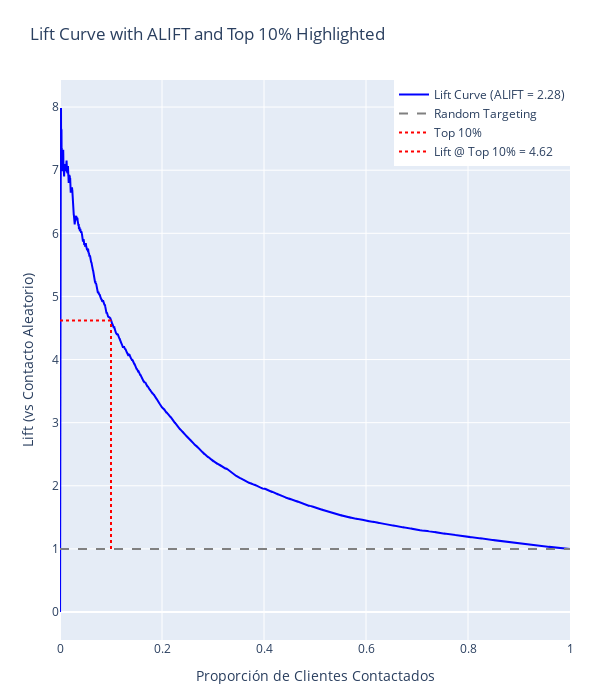

The cell this chart's notebook holds for it:
### Code cell
import plotly.graph_objects as go

def plot_lift_curve_plotly(y_true, y_scores):
    # Crear DataFrame ordenado por score descendente
    data = pd.DataFrame({'y_true': y_true, 'y_score': y_scores})
    data.sort_values(by='y_score', ascending=False, inplace=True)
    data['n'] = np.arange(1, len(data) + 1)
    data['cumulative_positives'] = data['y_true'].cumsum()
    mean_positive_rate = data['y_true'].mean()
    data['lift'] = data['cumulative_positives'] / (data['n'] * mean_positive_rate)
    data['percent_targeted'] = data['n'] / len(data)

    # Calcular ALIFT
    alift = np.trapezoid(data['lift'], data['percent_targeted'])

    # Lift en el top 10%
    top_10_index = int(len(data) * 0.10)
    lift_top_10 = data['lift'].iloc[top_10_index]
    
    # Crear figura
    fig = go.Figure()

    # Curva Lift
    fig.add_trace(go.Scatter(
        x=data['percent_targeted'],
        y=data['lift'],
        mode='lines',
        name=f'Lift Curve (ALIFT = {alift:.2f})',
        line=dict(color='blue')
    ))

    # Línea horizontal = random targeting
    fig.add_trace(go.Scatter(
        x=[0, 1],
        y=[1, 1],
        mode='lines',
        name='Random Targeting',
        line=dict(dash='dash', color='gray')
    ))

    # Línea vertical al 10%
    fig.add_trace(go.Scatter(
        x=[0.10, 0.10],
        y=[1, lift_top_10],
        mode='lines',
        name='Top 10%',
        line=dict(dash='dot', color='red')
    ))

    # Línea horizontal desde (0, lift en top 10)
    fig.add_trace(go.Scatter(
        x=[0, 0.10],
        y=[lift_top_10, lift_top_10],
        mode='lines',
        name=f'Lift @ Top 10% = {lift_top_10:.2f}',
        line=dict(dash='dot', color='red')
    ))

    # Layout
    fig.update_layout(
        title="Lift Curve with ALIFT and Top 10% Highlighted",
        xaxis_title="Proportion of Sample Targeted",
        yaxis_title="Lift (vs Random)",
        width=500,
        height=700
    )

    # Layout modificado para presentación vertical
    fig.update_layout(
        title="Lift Curve with ALIFT and Top 10% Highlighted",
        xaxis_title="Proporción de Clientes Contactados",
        yaxis_title="Lift (vs Contacto Aleatorio)",
        width=600,   # más angosto
        height=700,  # más alto
        margin=dict(l=60, r=30, t=80, b=60),
        legend=dict(
            x=1,         # Posición horizontal (1 = derecha)
            y=1,         # Posición vertical (1 = arriba)
            xanchor='right',
            yanchor='top'
        )
    )

    fig.show()
    return alift, lift_top_10

# Uso:
alift_value, lift_top_10_value = plot_lift_curve_plotly(y_test, y_proba)

### Figure 1 — Plotly figure (JSON) as saved in the notebook; plotly's stock layout.template omitted (floating-point values rounded to 4 significant figures; data arrays with more than 128 entries replaced by an {"elided": "..."} marker saying what was removed)
{"data": [{"line": {"color": "blue"}, "mode": "lines", "name": "Lift Curve (ALIFT = 2.28)", "type": "scatter", "x": {"elided": "10026 float values"}, "y": {"elided": "10026 float values"}}, {"line": {"color": "gray", "dash": "dash"}, "mode": "lines", "name": "Random Targeting", "type": "scatter", "x": [0, 1], "y": [1, 1]}, {"line": {"color": "red", "dash": "dot"}, "mode": "lines", "name": "Top 10%", "type": "scatter", "x": [0.1, 0.1], "y": [1, 4.618]}, {"line": {"color": "red", "dash": "dot"}, "mode": "lines", "name": "Lift @ Top 10% = 4.62", "type": "scatter", "x": [0, 0.1], "y": [4.618, 4.618]}], "layout": {"height": 700, "legend": {"x": 1, "xanchor": "right", "y": 1, "yanchor": "top"}, "margin": {"b": 60, "l": 60, "r": 30, "t": 80}, "title": {"text": "Lift Curve with ALIFT and Top 10% Highlighted"}, "width": 600, "xaxis": {"title": {"text": "Proporción de Clientes Contactados"}}, "yaxis": {"title": {"text": "Lift (vs Contacto Aleatorio)"}}}}
